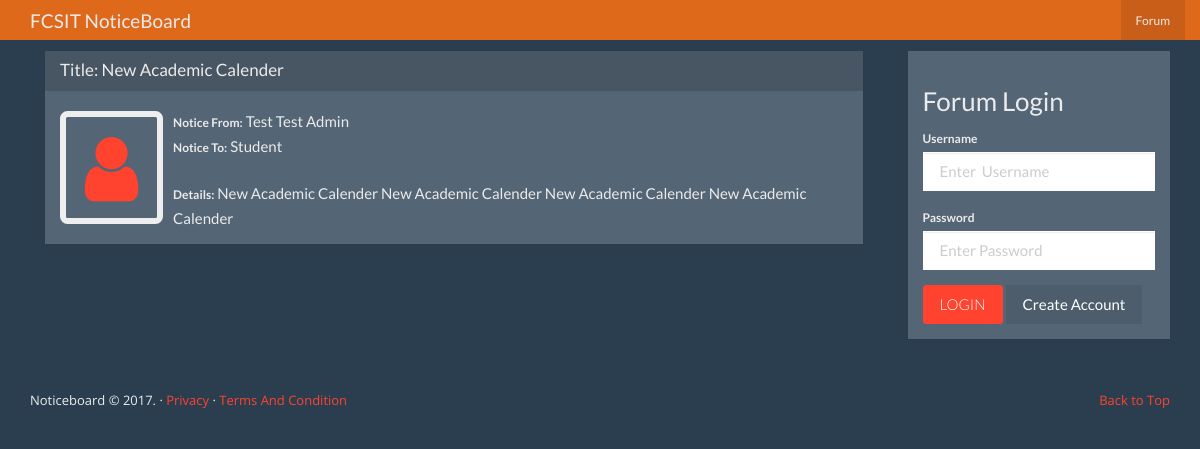
Page /notices/notice_details/1 on the committed database.
### tables this page shows
CREATE TABLE IF NOT EXISTS `noticeboard` (
  `notice_id` int(100) NOT NULL,
  `user_id` int(100) NOT NULL,
  `status_id` int(100) NOT NULL,
  `notice_title` varchar(200) NOT NULL,
  `notice_from` varchar(200) NOT NULL,
  `notice_to` varchar(200) NOT NULL,
  `notice_details` text NOT NULL,
  `notice_img` varchar(100) NOT NULL
);

### application/views/notices/layout/main.php (called while the page is built, shortened)
<?php $this->load->view('notices/layout/includes/header.php'); ?>
<?php $this->load->view($main_content); ?>

### application/controllers/notices.php (called while the page is built, shortened)
<?php
class Notices extends CI_Controller {
	public function notice_details(){
		$id = $this->uri->segment('3');
		$data['title'] = 'NoticeBoard Main Details';
		$data['main_content'] = 'notices/notice_details';
		$data['details'] = $this->Notice_model->notice_details($id);
		$this->load->view('notices/layout/main', $data);
		}
}

### index.php (called while the page is built, shortened)
<?php
require_once BASEPATH.'core/CodeIgniter.php';

### application/models/Notice_model.php (called while the page is built, shortened)
<?php
 Class Notice_model extends CI_model{
		 public function notice_details($id){
			 $this->db->select('*');
			 $this->db->from('noticeboard');
			 $this->db->where('notice_id', $id);
			 $query = $this->db->get();
			 return $query->row();
			 }
 }
 ?>

### application/views/notices/notice_details.php (the view, shortened to what this page needs)
<div class="container mainbody-section">
<div class="row">
    <div class="col-md-9">
                    <div class="col-md-12">
						<div class="panel panel-default">
                                    <?php if($details): ?>
				  <div class="panel-heading">
					<h3 class="panel-title">Title:
                                <?php echo $details->notice_title; ?>
                                </h3>
				  </div>
				  <div class="panel-body">
						<div class="media-left media-middle">
							<a href="#">
							  <i class="fa fa-user fa-5x fa-border"></i>
							</a>
						  </div>
						  <div class="media-body">
                                        <label>Notice From:</label>
                                         <?php echo $details->notice_from ?><br>
                                        <label>Notice To:</label> <?php echo $details->notice_to; ?><br>
                                        <br/>
                                          <label>Details:</label> <?php echo $details->notice_details; ?>
                                  </div>
				  </div>
                              <?php endif; ?>
				</div>
		</div>
    </div>

### assets/css/style.css (style rules this page uses)
a, a:hover, a:focus, a:active, a.active { outline: 0; }
a { color: #FF432E; text-decoration: none; }
.mainbody-section { padding-top: 30px; padding-bottom: 30px; }

### rows in the picture
noticeboard: notice_title "New Academic Calender", notice_from "Test Test Admin", notice_to "Student", notice_details "New Academic Calender New Academic Calender New Academic Calender New Academic Calender"
